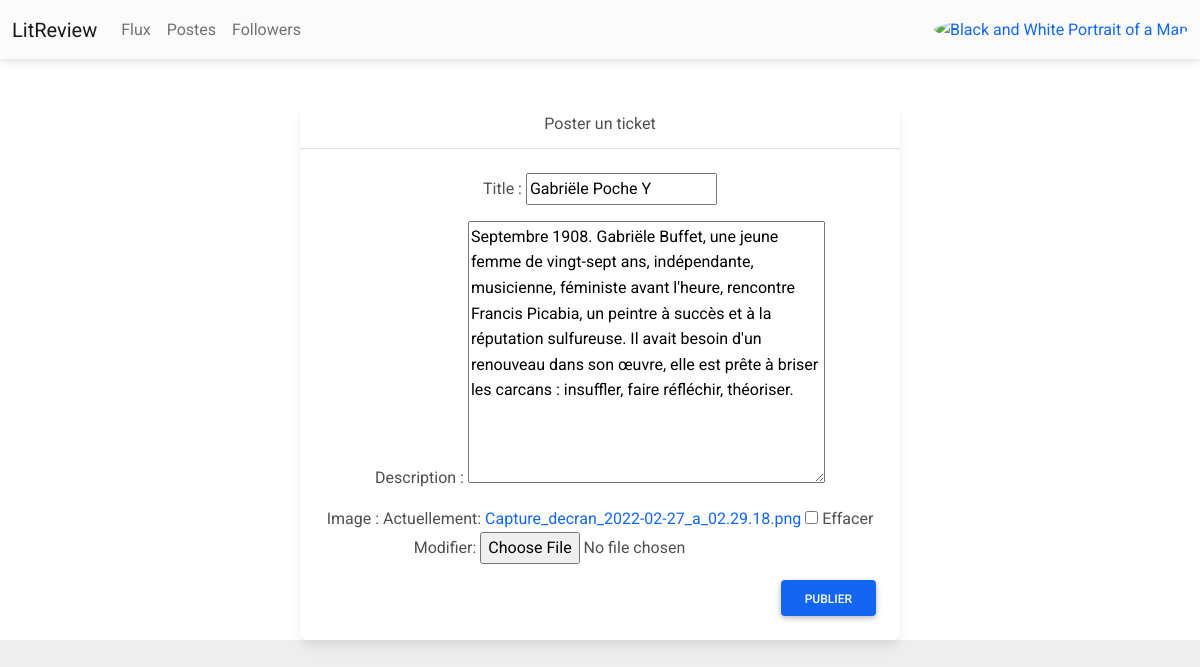
The page /edit_ticket/3/ (signed in) on the database its author committed.
### ReviewApp/models.py (models this page shows, shortened)
class Ticket(models.Model):
    title = models.CharField(max_length=128)
    description = models.TextField(max_length=2048, blank=True)
    user = models.ForeignKey(to=settings.AUTH_USER_MODEL,
                             on_delete=models.CASCADE)
    image = models.ImageField(null=True, blank=True)
    time_created = models.DateTimeField(auto_now_add=True)
    reviewed = models.BooleanField(default=False)
    IMAGE_MAX_SIZE = (150, 150)

### ReviewApp/views.py (the view)
# urls.py: path('edit_ticket/<int:ticket_id>/', ReviewApp.views.edit_ticket,
@login_required
def edit_ticket(request, ticket_id):
    ticket = models.Ticket.objects.get(id=ticket_id)
    edit_form = forms.TicketForm(instance=ticket)
    if request.method == 'POST':
        edit_form = forms.TicketForm(request.POST, instance=ticket)
        if edit_form.is_valid():
            edit_form.save()
            return redirect('posts')
    context = {'ticket_form': edit_form}
    return render(request, 'review/create_ticket.html', context)

### ReviewApp/forms.py
class TicketForm(forms.ModelForm):
    post_ticket = forms.BooleanField(widget=forms.HiddenInput, initial=True)
    class Meta:
        model = models.Ticket
        fields = ['title', 'description', 'image']

### ReviewApp/templates/review/create_ticket.html (shortened to what this page needs)
{% extends 'index.html' %}
{% block content %}
<div class="connexion_page">
<div class="card text-center" style="width: 50%; height:100%;text-align:center;">
  <div class="card-header" style="text-align:center;">Poster un ticket</div>
  <div class="card-body" >
         <form method="post" enctype="multipart/form-data">
    <div style="text-align:center;">{{ ticket_form.as_p }}</div>
             <div style="text-align:right;"><button type="submit" class="btn btn-primary">Publier</button></div>
        </form>
  </div>
</div>
</div>
{% endblock %}

### static/style.css (style rules this page uses)
html { background-color: #EEE; height: 100%; }
body { width: 100%; margin: auto; margin-top: 20px; }
.connexion_page { display: flex; justify-content: space-around; margin-top: 40px; }
button { margin-bottom: 10px; }

### rows shown on the page
Ticket: title "Gabriële Poche Y", description "Septembre 1908. Gabriële Buffet, une jeune femme de vingt-sept ans, indépendante, musicienne, féministe avant l'heure, rencontre Francis Picabia, un peintre à succès et à la réputation sulfureuse. Il avait besoin d'un renouveau dans son œuvre, elle est prête à briser les carcans : insuffler, faire réfléchir, théoriser."
